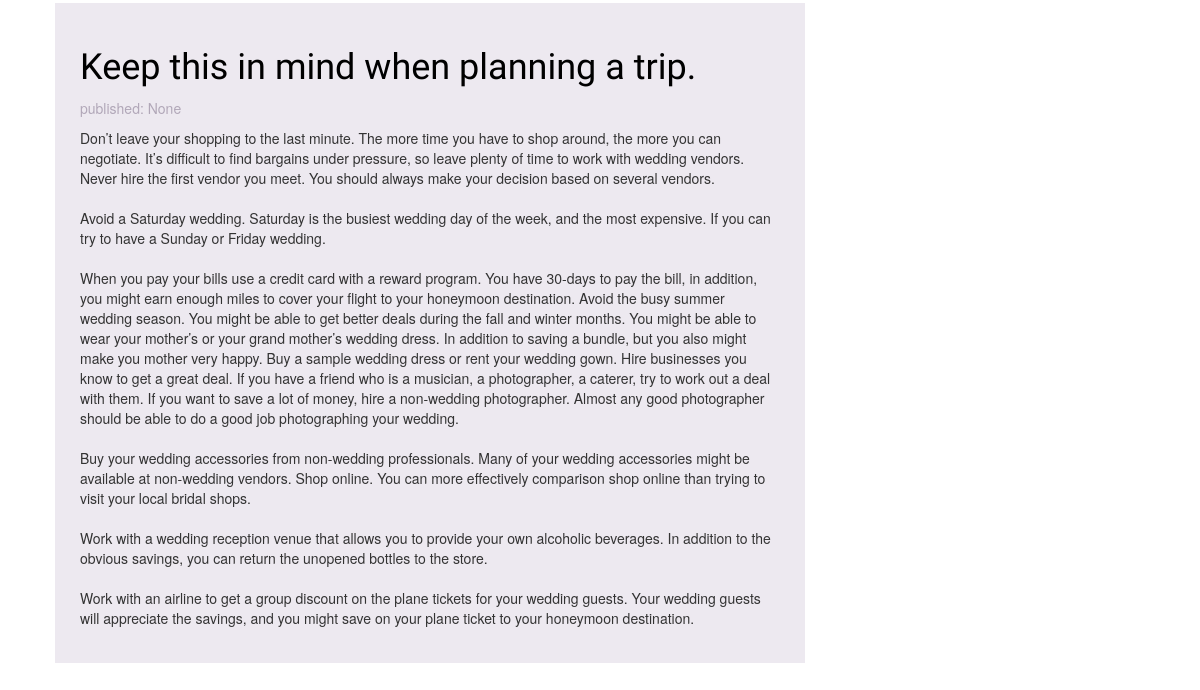
/ (lower part), run on an earlier commit of the app's database.
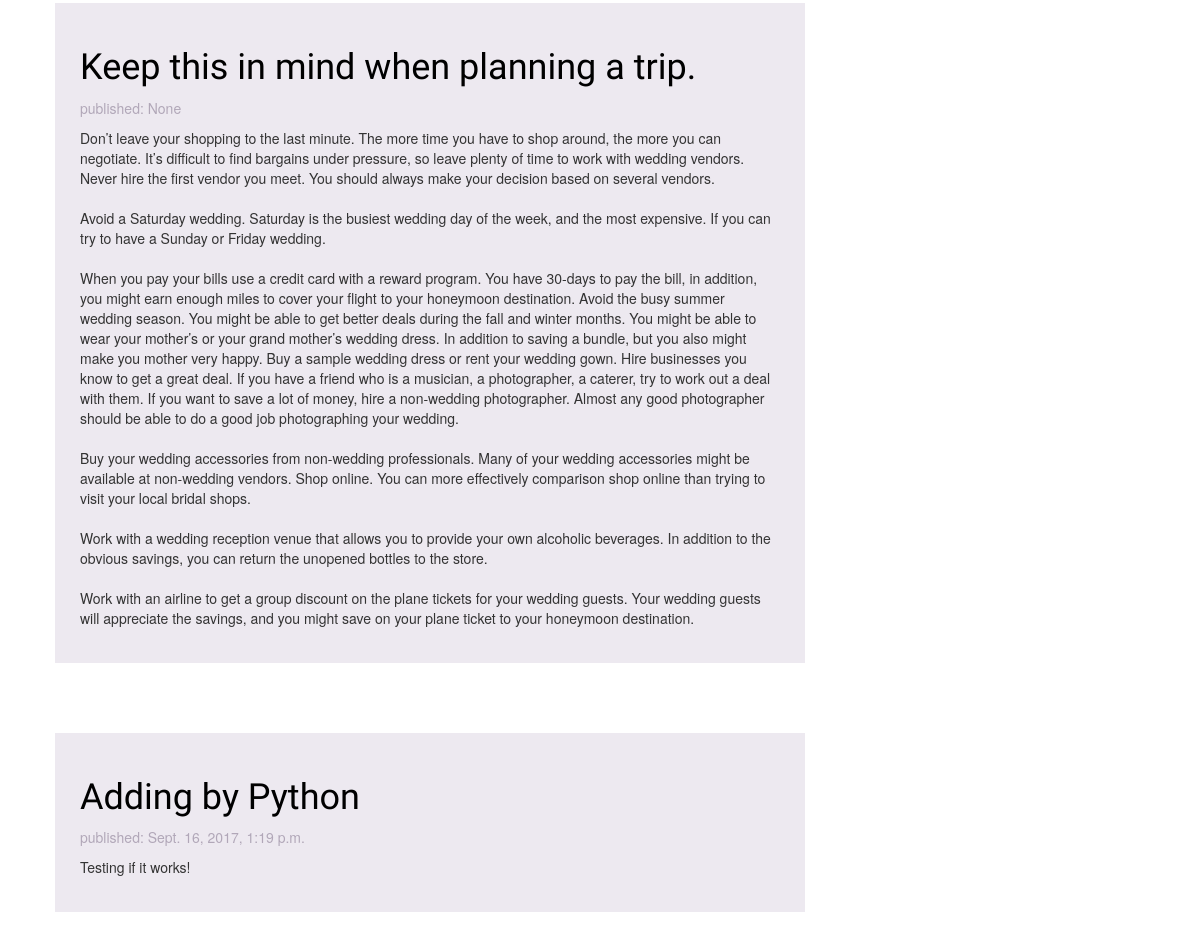
And on a later commit of the database.
### blog/models.py (models this page shows, shortened)
class Post(models.Model):
    author = models.ForeignKey('auth.User')
    title = models.CharField(max_length=200)
    text = models.TextField()
    created_date = models.DateTimeField(default=timezone.now)
    published_date = models.DateTimeField(blank=True, null=True)

### blog/views.py (the view)
# urls.py: url(r'^$', views.post_list, name='post_list'),
def post_list(request):
    posts = Post.objects.order_by('published_date')
    return render(request, 'blog/post_list.html', {'posts':posts})

### blog/templates/blog/post_list.html (shortened to what this page needs)
{% load staticfiles %}
<html>
    <head>
      <link rel="stylesheet" href="//maxcdn.bootstrapcdn.com/bootstrap/3.2.0/css/bootstrap.min.css">
      <link rel="stylesheet" href="//maxcdn.bootstrapcdn.com/bootstrap/3.2.0/css/bootstrap-theme.min.css">
      <link rel="stylesheet" href="{% static 'css/blog.css' %}">
    </head>
    <body>
        <div class="content container">
          <div class="row">
            <div class="col-md-8">
              {% for post in posts %}
              <div class="post">
                  <h1><a href="">{{ post.title }}</a></h1>
                  <div class="publishedDate">
                    <p>published: {{ post.published_date }}</p>
                  </div>
                  <p>{{ post.text|linebreaksbr }}</p>
              </div>
              {% endfor %}
            </div>
          </div>
      </div>
    </body>
</html>

What changed in the data, as far as the page shows it:
added Post: title "Adding by Python", published_date "Sept. 16, 2017, 1:19 p.m.", text "Testing if it works!"
